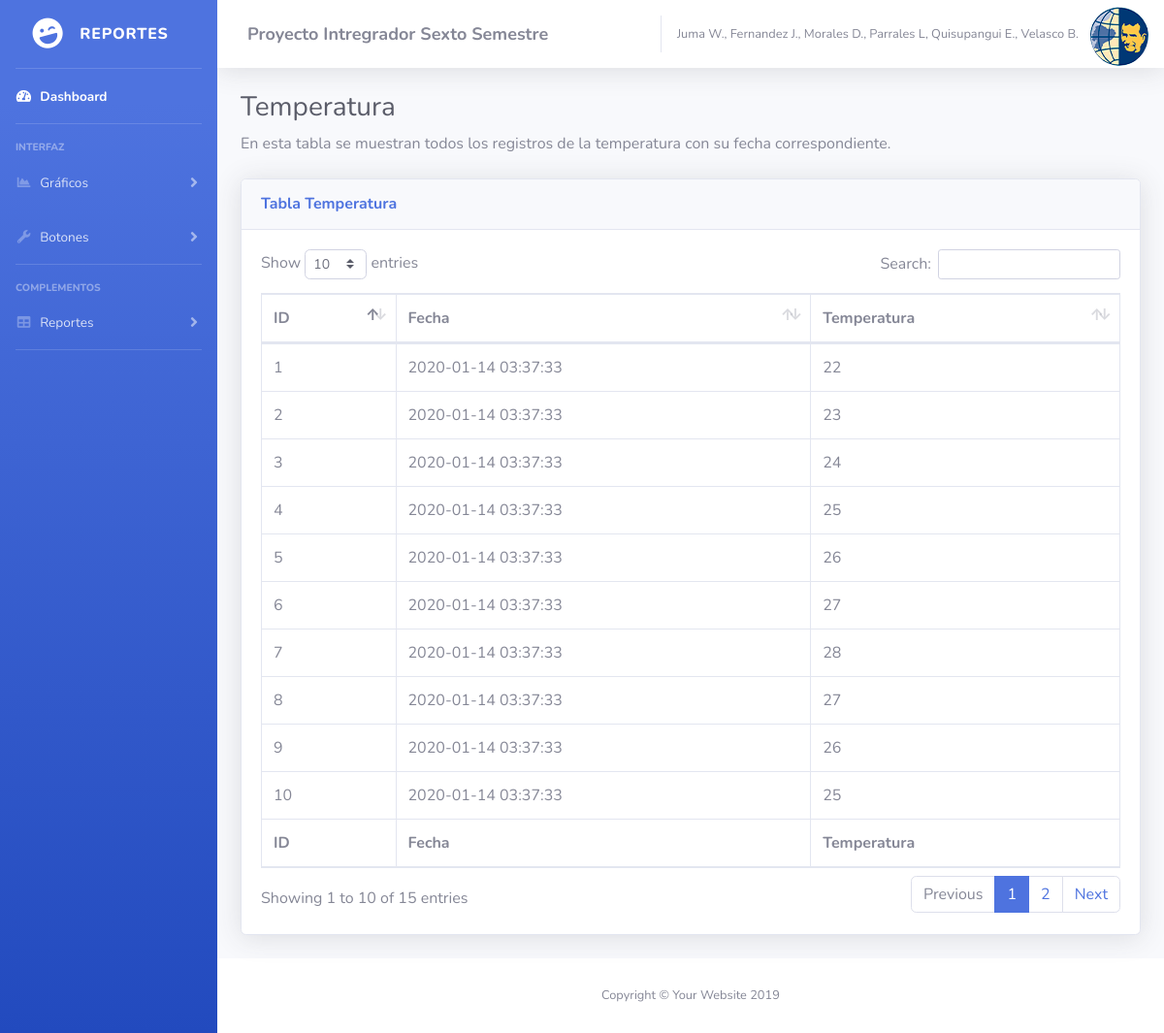
The page /Aplicacion_Web/temperatura.php on the database its author committed.
### tables this page shows
CREATE TABLE TEMPERATURA (
                id_temperatura INT AUTO_INCREMENT NOT NULL,
                fecha DATETIME NOT NULL,
                temperatura INT NOT NULL,
                PRIMARY KEY (id_temperatura)
);

### Aplicacion_Web/temperatura.php (the view, shortened to what this page needs)
<?php
include("Header.php");
?>
       <div class="container-fluid">
        <h1 class="h3 mb-2 text-gray-800">Temperatura</h1>
        <p class="mb-4">En esta tabla se muestran todos los registros de la temperatura con su fecha correspondiente.</p>
        <div class="card shadow mb-4">
          <div class="card-header py-3">
            <h6 class="m-0 font-weight-bold text-primary">Tabla Temperatura</h6>
          </div>
          <div class="card-body">
            <div class="table-responsive">
              <table class="table table-bordered" id="dataTable" width="100%" cellspacing="0">
                <thead>
                  <tr>
                    <th>ID</th>
                    <th>Fecha</th>
                    <th>Temperatura</th>
                  </tr>
                </thead>
                <tfoot>
                  <tr>
                    <th>ID</th>
                    <th>Fecha</th>
                    <th>Temperatura</th>
                  </tr>
                </tfoot>
                <tbody>
                  <?php
                    $conexion = mysqli_connect("localhost", "root", "", "p1") or
                    die("Problemas con la conexión");
                    $registros = mysqli_query($conexion, "SELECT * FROM `temperatura`") or
                    die("Problemas en el select:" . mysqli_error($conexion));
                    while ($reg = mysqli_fetch_array($registros)) {
                    echo "<tr>";
                    echo "<td>".$reg['id_temperatura']."</td>";
                    echo "<td>".$reg['fecha']."</td>";
                    echo "<td>".$reg['temperatura']."</td>";
                    echo "</tr>";
                    }
                  ?>
                </tbody>
              </table>
            </div>
          </div>
        </div>
      </div>
    </div>
      <footer class="sticky-footer bg-white">
        <div class="container my-auto">
          <div class="copyright text-center my-auto">
            <span>Copyright &copy; Your Website 2019</span>
          </div>
        </div>
      </footer>
    </div>
  </div>
</body>
</html>

### rows shown on the page
temperatura: id_temperatura "1", fecha "2020-01-14 03:37:33", temperatura "22"
temperatura: id_temperatura "2", fecha "2020-01-14 03:37:33", temperatura "23"
temperatura: id_temperatura "3", fecha "2020-01-14 03:37:33", temperatura "24"
temperatura: id_temperatura "4", fecha "2020-01-14 03:37:33", temperatura "25"
temperatura: id_temperatura "5", fecha "2020-01-14 03:37:33", temperatura "26"
temperatura: id_temperatura "6", fecha "2020-01-14 03:37:33", temperatura "27"
temperatura: id_temperatura "7", fecha "2020-01-14 03:37:33", temperatura "28"
temperatura: id_temperatura "8", fecha "2020-01-14 03:37:33", temperatura "27"
temperatura: id_temperatura "9", fecha "2020-01-14 03:37:33", temperatura "26"
temperatura: id_temperatura "10", fecha "2020-01-14 03:37:33", temperatura "25"
